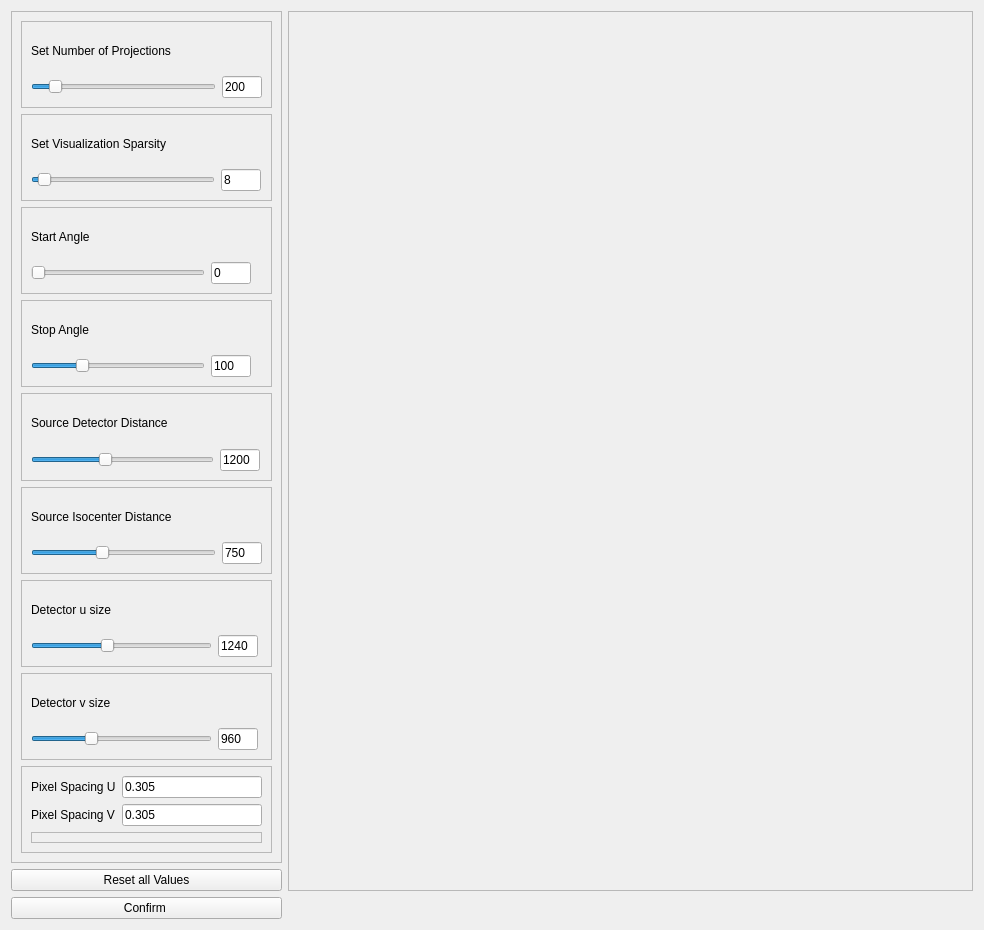
<?xml version="1.0" encoding="UTF-8"?>
<ui version="4.0">
 <class>projectionMatrixCreator</class>
 <widget class="QWidget" name="projectionMatrixCreator">
  <property name="geometry">
   <rect>
    <x>0</x>
    <y>0</y>
    <width>984</width>
    <height>930</height>
   </rect>
  </property>
  <property name="windowTitle">
   <string>Form</string>
  </property>
  <layout class="QGridLayout" name="gridLayout">
   <item row="0" column="0">
    <widget class="QFrame" name="frame_5">
     <property name="frameShape">
      <enum>QFrame::StyledPanel</enum>
     </property>
     <property name="frameShadow">
      <enum>QFrame::Raised</enum>
     </property>
     <layout class="QVBoxLayout" name="verticalLayout">
      <item>
       <widget class="QFrame" name="frame_17">
        <property name="frameShape">
         <enum>QFrame::StyledPanel</enum>
        </property>
        <property name="frameShadow">
         <enum>QFrame::Raised</enum>
        </property>
        <layout class="QGridLayout" name="gridLayout_14">
         <item row="1" column="0" colspan="2">
          <widget class="QSlider" name="sl_num_proj">
           <property name="minimumSize">
            <size>
             <width>50</width>
             <height>0</height>
            </size>
           </property>
           <property name="minimum">
            <number>0</number>
           </property>
           <property name="maximum">
            <number>2000</number>
           </property>
           <property name="value">
            <number>200</number>
           </property>
           <property name="orientation">
            <enum>Qt::Horizontal</enum>
           </property>
          </widget>
         </item>
         <item row="0" column="2">
          <spacer name="horizontalSpacer_34">
           <property name="orientation">
            <enum>Qt::Horizontal</enum>
           </property>
           <property name="sizeHint" stdset="0">
            <size>
             <width>40</width>
             <height>20</height>
            </size>
           </property>
          </spacer>
         </item>
         <item row="0" column="0">
          <widget class="QLabel" name="label_12">
           <property name="text">
            <string>Set Number of Projections</string>
           </property>
          </widget>
         </item>
         <item row="1" column="2">
          <widget class="QLineEdit" name="tf_num_proj">
           <property name="minimumSize">
            <size>
             <width>40</width>
             <height>0</height>
            </size>
           </property>
           <property name="maximumSize">
            <size>
             <width>40</width>
             <height>16777215</height>
            </size>
           </property>
           <property name="text">
            <string>200</string>
           </property>
          </widget>
         </item>
         <item row="0" column="1">
          <spacer name="horizontalSpacer_3">
           <property name="orientation">
            <enum>Qt::Horizontal</enum>
           </property>
           <property name="sizeHint" stdset="0">
            <size>
             <width>40</width>
             <height>20</height>
            </size>
           </property>
          </spacer>
         </item>
        </layout>
       </widget>
      </item>
      <item>
       <widget class="QFrame" name="frame_24">
        <property name="frameShape">
         <enum>QFrame::StyledPanel</enum>
        </property>
        <property name="frameShadow">
         <enum>QFrame::Raised</enum>
        </property>
        <layout class="QGridLayout" name="gridLayout_21">
         <item row="1" column="0" colspan="2">
          <widget class="QSlider" name="sl_proj_sparsity">
           <property name="minimumSize">
            <size>
             <width>50</width>
             <height>0</height>
            </size>
           </property>
           <property name="minimum">
            <number>1</number>
           </property>
           <property name="maximum">
            <number>200</number>
           </property>
           <property name="value">
            <number>8</number>
           </property>
           <property name="orientation">
            <enum>Qt::Horizontal</enum>
           </property>
          </widget>
         </item>
         <item row="0" column="2">
          <spacer name="horizontalSpacer_46">
           <property name="orientation">
            <enum>Qt::Horizontal</enum>
           </property>
           <property name="sizeHint" stdset="0">
            <size>
             <width>40</width>
             <height>20</height>
            </size>
           </property>
          </spacer>
         </item>
         <item row="0" column="0">
          <widget class="QLabel" name="label_24">
           <property name="text">
            <string>Set Visualization Sparsity</string>
           </property>
          </widget>
         </item>
         <item row="0" column="1">
          <spacer name="horizontalSpacer">
           <property name="orientation">
            <enum>Qt::Horizontal</enum>
           </property>
           <property name="sizeHint" stdset="0">
            <size>
             <width>40</width>
             <height>20</height>
            </size>
           </property>
          </spacer>
         </item>
         <item row="1" column="2">
          <widget class="QLineEdit" name="tf_proj_sparsity">
           <property name="minimumSize">
            <size>
             <width>40</width>
             <height>0</height>
            </size>
           </property>
           <property name="maximumSize">
            <size>
             <width>40</width>
             <height>16777215</height>
            </size>
           </property>
           <property name="text">
            <string>8</string>
           </property>
          </widget>
         </item>
        </layout>
       </widget>
      </item>
      <item>
       <widget class="QFrame" name="frame_8">
        <property name="frameShape">
         <enum>QFrame::StyledPanel</enum>
        </property>
        <property name="frameShadow">
         <enum>QFrame::Raised</enum>
        </property>
        <layout class="QGridLayout" name="gridLayout_6">
         <item row="0" column="0">
          <widget class="QLabel" name="label_5">
           <property name="text">
            <string>Start Angle</string>
           </property>
          </widget>
         </item>
         <item row="0" column="3">
          <spacer name="horizontalSpacer_14">
           <property name="orientation">
            <enum>Qt::Horizontal</enum>
           </property>
           <property name="sizeHint" stdset="0">
            <size>
             <width>40</width>
             <height>20</height>
            </size>
           </property>
          </spacer>
         </item>
         <item row="1" column="3">
          <widget class="QLineEdit" name="tf_start_angle">
           <property name="minimumSize">
            <size>
             <width>40</width>
             <height>0</height>
            </size>
           </property>
           <property name="maximumSize">
            <size>
             <width>40</width>
             <height>16777215</height>
            </size>
           </property>
           <property name="text">
            <string>0</string>
           </property>
          </widget>
         </item>
         <item row="0" column="1">
          <spacer name="horizontalSpacer_13">
           <property name="orientation">
            <enum>Qt::Horizontal</enum>
           </property>
           <property name="sizeHint" stdset="0">
            <size>
             <width>40</width>
             <height>20</height>
            </size>
           </property>
          </spacer>
         </item>
         <item row="0" column="2">
          <spacer name="horizontalSpacer_5">
           <property name="orientation">
            <enum>Qt::Horizontal</enum>
           </property>
           <property name="sizeHint" stdset="0">
            <size>
             <width>40</width>
             <height>20</height>
            </size>
           </property>
          </spacer>
         </item>
         <item row="1" column="0" colspan="3">
          <widget class="QSlider" name="sl_start_angle">
           <property name="minimumSize">
            <size>
             <width>50</width>
             <height>0</height>
            </size>
           </property>
           <property name="maximum">
            <number>360</number>
           </property>
           <property name="singleStep">
            <number>1</number>
           </property>
           <property name="pageStep">
            <number>10</number>
           </property>
           <property name="orientation">
            <enum>Qt::Horizontal</enum>
           </property>
          </widget>
         </item>
        </layout>
       </widget>
      </item>
      <item>
       <widget class="QFrame" name="frame_3">
        <property name="frameShape">
         <enum>QFrame::StyledPanel</enum>
        </property>
        <property name="frameShadow">
         <enum>QFrame::Raised</enum>
        </property>
        <layout class="QGridLayout" name="gridLayout_2">
         <item row="0" column="0">
          <widget class="QLabel" name="label">
           <property name="text">
            <string>Stop Angle</string>
           </property>
          </widget>
         </item>
         <item row="1" column="3">
          <widget class="QLineEdit" name="tf_stop_angle">
           <property name="minimumSize">
            <size>
             <width>40</width>
             <height>0</height>
            </size>
           </property>
           <property name="maximumSize">
            <size>
             <width>40</width>
             <height>16777215</height>
            </size>
           </property>
           <property name="text">
            <string>100</string>
           </property>
          </widget>
         </item>
         <item row="0" column="3">
          <spacer name="horizontalSpacer_2">
           <property name="orientation">
            <enum>Qt::Horizontal</enum>
           </property>
           <property name="sizeHint" stdset="0">
            <size>
             <width>40</width>
             <height>20</height>
            </size>
           </property>
          </spacer>
         </item>
         <item row="0" column="1">
          <spacer name="horizontalSpacer_15">
           <property name="orientation">
            <enum>Qt::Horizontal</enum>
           </property>
           <property name="sizeHint" stdset="0">
            <size>
             <width>40</width>
             <height>20</height>
            </size>
           </property>
          </spacer>
         </item>
         <item row="0" column="2">
          <spacer name="horizontalSpacer_4">
           <property name="orientation">
            <enum>Qt::Horizontal</enum>
           </property>
           <property name="sizeHint" stdset="0">
            <size>
             <width>40</width>
             <height>20</height>
            </size>
           </property>
          </spacer>
         </item>
         <item row="1" column="0" colspan="3">
          <widget class="QSlider" name="sl_stop_angle">
           <property name="minimumSize">
            <size>
             <width>50</width>
             <height>0</height>
            </size>
           </property>
           <property name="baseSize">
            <size>
             <width>0</width>
             <height>0</height>
            </size>
           </property>
           <property name="maximum">
            <number>360</number>
           </property>
           <property name="value">
            <number>100</number>
           </property>
           <property name="orientation">
            <enum>Qt::Horizontal</enum>
           </property>
          </widget>
         </item>
        </layout>
       </widget>
      </item>
      <item>
       <widget class="QFrame" name="frame_9">
        <property name="frameShape">
         <enum>QFrame::StyledPanel</enum>
        </property>
        <property name="frameShadow">
         <enum>QFrame::Raised</enum>
        </property>
        <layout class="QGridLayout" name="gridLayout_7">
         <item row="0" column="3">
          <spacer name="horizontalSpacer_16">
           <property name="orientation">
            <enum>Qt::Horizontal</enum>
           </property>
           <property name="sizeHint" stdset="0">
            <size>
             <width>40</width>
             <height>20</height>
            </size>
           </property>
          </spacer>
         </item>
         <item row="1" column="3">
          <widget class="QLineEdit" name="tf_SID">
           <property name="minimumSize">
            <size>
             <width>40</width>
             <height>0</height>
            </size>
           </property>
           <property name="maximumSize">
            <size>
             <width>40</width>
             <height>16777215</height>
            </size>
           </property>
           <property name="text">
            <string>1200</string>
           </property>
          </widget>
         </item>
         <item row="1" column="0" colspan="3">
          <widget class="QSlider" name="sl_SID">
           <property name="minimumSize">
            <size>
             <width>50</width>
             <height>0</height>
            </size>
           </property>
           <property name="minimum">
            <number>1</number>
           </property>
           <property name="maximum">
            <number>3000</number>
           </property>
           <property name="value">
            <number>1200</number>
           </property>
           <property name="orientation">
            <enum>Qt::Horizontal</enum>
           </property>
          </widget>
         </item>
         <item row="0" column="0">
          <widget class="QLabel" name="label_6">
           <property name="text">
            <string>Source Detector Distance</string>
           </property>
          </widget>
         </item>
         <item row="0" column="1" colspan="2">
          <spacer name="horizontalSpacer_17">
           <property name="orientation">
            <enum>Qt::Horizontal</enum>
           </property>
           <property name="sizeHint" stdset="0">
            <size>
             <width>40</width>
             <height>20</height>
            </size>
           </property>
          </spacer>
         </item>
        </layout>
       </widget>
      </item>
      <item>
       <widget class="QFrame" name="frame_10">
        <property name="frameShape">
         <enum>QFrame::StyledPanel</enum>
        </property>
        <property name="frameShadow">
         <enum>QFrame::Raised</enum>
        </property>
        <layout class="QGridLayout" name="gridLayout_8">
         <item row="1" column="0" colspan="3">
          <widget class="QSlider" name="sl_SISOD">
           <property name="minimumSize">
            <size>
             <width>50</width>
             <height>0</height>
            </size>
           </property>
           <property name="minimum">
            <number>1</number>
           </property>
           <property name="maximum">
            <number>2000</number>
           </property>
           <property name="sliderPosition">
            <number>750</number>
           </property>
           <property name="orientation">
            <enum>Qt::Horizontal</enum>
           </property>
          </widget>
         </item>
         <item row="0" column="3">
          <spacer name="horizontalSpacer_19">
           <property name="orientation">
            <enum>Qt::Horizontal</enum>
           </property>
           <property name="sizeHint" stdset="0">
            <size>
             <width>40</width>
             <height>20</height>
            </size>
           </property>
          </spacer>
         </item>
         <item row="1" column="3">
          <widget class="QLineEdit" name="tf_SISOD">
           <property name="minimumSize">
            <size>
             <width>40</width>
             <height>0</height>
            </size>
           </property>
           <property name="maximumSize">
            <size>
             <width>40</width>
             <height>16777215</height>
            </size>
           </property>
           <property name="text">
            <string>750</string>
           </property>
          </widget>
         </item>
         <item row="0" column="0">
          <widget class="QLabel" name="label_7">
           <property name="text">
            <string>Source Isocenter Distance</string>
           </property>
          </widget>
         </item>
         <item row="0" column="1" colspan="2">
          <spacer name="horizontalSpacer_20">
           <property name="orientation">
            <enum>Qt::Horizontal</enum>
           </property>
           <property name="sizeHint" stdset="0">
            <size>
             <width>40</width>
             <height>20</height>
            </size>
           </property>
          </spacer>
         </item>
        </layout>
       </widget>
      </item>
      <item>
       <widget class="QFrame" name="frame_7">
        <property name="frameShape">
         <enum>QFrame::StyledPanel</enum>
        </property>
        <property name="frameShadow">
         <enum>QFrame::Raised</enum>
        </property>
        <layout class="QGridLayout" name="gridLayout_5">
         <item row="1" column="0" colspan="3">
          <widget class="QSlider" name="sl_size_U">
           <property name="minimumSize">
            <size>
             <width>50</width>
             <height>0</height>
            </size>
           </property>
           <property name="minimum">
            <number>1</number>
           </property>
           <property name="maximum">
            <number>3000</number>
           </property>
           <property name="value">
            <number>1240</number>
           </property>
           <property name="sliderPosition">
            <number>1240</number>
           </property>
           <property name="orientation">
            <enum>Qt::Horizontal</enum>
           </property>
          </widget>
         </item>
         <item row="0" column="3">
          <spacer name="horizontalSpacer_11">
           <property name="orientation">
            <enum>Qt::Horizontal</enum>
           </property>
           <property name="sizeHint" stdset="0">
            <size>
             <width>40</width>
             <height>20</height>
            </size>
           </property>
          </spacer>
         </item>
         <item row="1" column="3">
          <widget class="QLineEdit" name="tf_size_U">
           <property name="minimumSize">
            <size>
             <width>40</width>
             <height>0</height>
            </size>
           </property>
           <property name="maximumSize">
            <size>
             <width>40</width>
             <height>16777215</height>
            </size>
           </property>
           <property name="text">
            <string>1240</string>
           </property>
          </widget>
         </item>
         <item row="0" column="1">
          <spacer name="horizontalSpacer_10">
           <property name="orientation">
            <enum>Qt::Horizontal</enum>
           </property>
           <property name="sizeHint" stdset="0">
            <size>
             <width>40</width>
             <height>20</height>
            </size>
           </property>
          </spacer>
         </item>
         <item row="0" column="0">
          <widget class="QLabel" name="label_4">
           <property name="text">
            <string>Detector u size</string>
           </property>
          </widget>
         </item>
         <item row="0" column="2">
          <spacer name="horizontalSpacer_12">
           <property name="orientation">
            <enum>Qt::Horizontal</enum>
           </property>
           <property name="sizeHint" stdset="0">
            <size>
             <width>40</width>
             <height>20</height>
            </size>
           </property>
          </spacer>
         </item>
        </layout>
       </widget>
      </item>
      <item>
       <widget class="QFrame" name="frame_15">
        <property name="frameShape">
         <enum>QFrame::StyledPanel</enum>
        </property>
        <property name="frameShadow">
         <enum>QFrame::Raised</enum>
        </property>
        <layout class="QGridLayout" name="gridLayout_12">
         <item row="1" column="0" colspan="3">
          <widget class="QSlider" name="sl_size_V">
           <property name="minimumSize">
            <size>
             <width>50</width>
             <height>0</height>
            </size>
           </property>
           <property name="minimum">
            <number>1</number>
           </property>
           <property name="maximum">
            <number>3000</number>
           </property>
           <property name="value">
            <number>960</number>
           </property>
           <property name="orientation">
            <enum>Qt::Horizontal</enum>
           </property>
          </widget>
         </item>
         <item row="0" column="3">
          <spacer name="horizontalSpacer_28">
           <property name="orientation">
            <enum>Qt::Horizontal</enum>
           </property>
           <property name="sizeHint" stdset="0">
            <size>
             <width>40</width>
             <height>20</height>
            </size>
           </property>
          </spacer>
         </item>
         <item row="1" column="3">
          <widget class="QLineEdit" name="tf_size_V">
           <property name="minimumSize">
            <size>
             <width>40</width>
             <height>0</height>
            </size>
           </property>
           <property name="maximumSize">
            <size>
             <width>40</width>
             <height>16777215</height>
            </size>
           </property>
           <property name="text">
            <string>960</string>
           </property>
          </widget>
         </item>
         <item row="0" column="0">
          <widget class="QLabel" name="label_10">
           <property name="text">
            <string>Detector v size</string>
           </property>
          </widget>
         </item>
         <item row="0" column="2">
          <spacer name="horizontalSpacer_30">
           <property name="orientation">
            <enum>Qt::Horizontal</enum>
           </property>
           <property name="sizeHint" stdset="0">
            <size>
             <width>40</width>
             <height>20</height>
            </size>
           </property>
          </spacer>
         </item>
         <item row="0" column="1">
          <spacer name="horizontalSpacer_29">
           <property name="orientation">
            <enum>Qt::Horizontal</enum>
           </property>
           <property name="sizeHint" stdset="0">
            <size>
             <width>40</width>
             <height>20</height>
            </size>
           </property>
          </spacer>
         </item>
        </layout>
       </widget>
      </item>
      <item>
       <widget class="QFrame" name="frame_21">
        <property name="frameShape">
         <enum>QFrame::StyledPanel</enum>
        </property>
        <property name="frameShadow">
         <enum>QFrame::Raised</enum>
        </property>
        <layout class="QGridLayout" name="gridLayout_18">
         <item row="0" column="1">
          <widget class="QLineEdit" name="tf_px_U">
           <property name="minimumSize">
            <size>
             <width>20</width>
             <height>0</height>
            </size>
           </property>
           <property name="text">
            <string>0.305</string>
           </property>
          </widget>
         </item>
         <item row="0" column="0">
          <widget class="QLabel" name="label_16">
           <property name="text">
            <string>Pixel Spacing U</string>
           </property>
          </widget>
         </item>
         <item row="1" column="0">
          <widget class="QLabel" name="label_25">
           <property name="text">
            <string>Pixel Spacing V</string>
           </property>
          </widget>
         </item>
         <item row="1" column="1">
          <widget class="QLineEdit" name="tf_px_V">
           <property name="minimumSize">
            <size>
             <width>20</width>
             <height>0</height>
            </size>
           </property>
           <property name="text">
            <string>0.305</string>
           </property>
          </widget>
         </item>
         <item row="2" column="0" colspan="2">
          <widget class="QFrame" name="frame">
           <property name="frameShape">
            <enum>QFrame::StyledPanel</enum>
           </property>
           <property name="frameShadow">
            <enum>QFrame::Raised</enum>
           </property>
          </widget>
         </item>
        </layout>
       </widget>
      </item>
     </layout>
     <zorder>frame_3</zorder>
     <zorder>frame_7</zorder>
     <zorder>frame_10</zorder>
     <zorder>frame_15</zorder>
     <zorder>frame_17</zorder>
     <zorder>frame_21</zorder>
     <zorder>frame_9</zorder>
     <zorder>frame_24</zorder>
     <zorder>frame_8</zorder>
    </widget>
   </item>
   <item row="0" column="1" rowspan="2">
    <widget class="QFrame" name="View3D">
     <property name="minimumSize">
      <size>
       <width>685</width>
       <height>200</height>
      </size>
     </property>
     <property name="frameShape">
      <enum>QFrame::StyledPanel</enum>
     </property>
     <property name="frameShadow">
      <enum>QFrame::Raised</enum>
     </property>
    </widget>
   </item>
   <item row="1" column="0">
    <widget class="QPushButton" name="bt_reset">
     <property name="text">
      <string>Reset all Values</string>
     </property>
    </widget>
   </item>
   <item row="2" column="0">
    <widget class="QPushButton" name="bt_confirm_proj_mat">
     <property name="text">
      <string>Confirm </string>
     </property>
    </widget>
   </item>
  </layout>
 </widget>
 <resources/>
 <connections/>
</ui>
